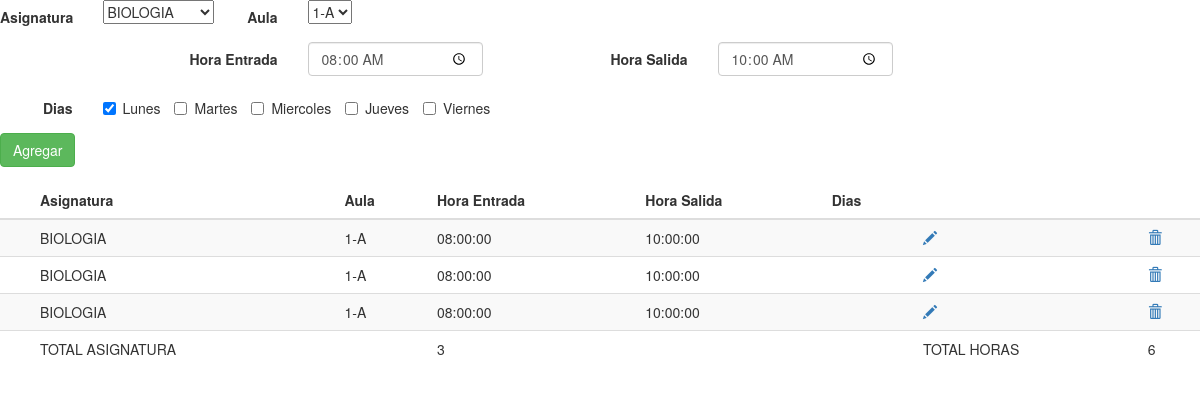
The app's page /detallehorario.php?cod=26 (signed in) with its own data.
### tables this page shows
CREATE TABLE `horarioprofesor` (
  `codigo` int(11) NOT NULL,
  `codigohorariosemestral` int(11) NOT NULL,
  `codigoasignatura` int(11) NOT NULL,
  `codigoaula` int(11) NOT NULL,
  `horaentrada` time NOT NULL,
  `horasalida` time NOT NULL,
  `dias` varchar(100) NOT NULL
);

CREATE TABLE `asignatura` (
  `codigo` int(11) NOT NULL,
  `nombre` varchar(100) NOT NULL,
  `cantidad` float NOT NULL
);

CREATE TABLE `aula` (
  `codigo` int(11) NOT NULL,
  `descripcion` varchar(100) NOT NULL
);

### detallehorario.php (the view, shortened to what this page needs)
<?php  session_start();
include("conexion.php");
$cod= isset( $_GET["cod"] )? $_GET["cod"]: null;
?>
<!DOCTYPE html>
<html lang="en">
<head>
  <link rel="stylesheet" href="https://maxcdn.bootstrapcdn.com/bootstrap/3.3.7/css/bootstrap.min.css">
</head>
<body>
<form class="form-horizontal" action="detallehorario.php?operacion=1&cod=<?php echo $cod ?>" method="POST" name="form1">
   <div class="form-group">
      <label class="col-md-1 control-label" for="asignatura">Asignatura</label>
      <div class="col-md-1">
        <select id="codigoasignatura" name="codigoasignatura">
            <?php
                    $sql = "SELECT * FROM asignatura";
                    $resultado = $conexion->query( $sql);
                    while($row = $resultado->fetch_array(MYSQLI_ASSOC)) {
                        echo   ' <option value="'.$row['codigo'].'">'.$row['nombre'].'</option>';
                    }
            ?>
        </select>
      </div>
       <label class="col-md-1 control-label" for="aula">Aula</label>
      <div class="col-md-1">
        <select id="codigoaula" name="codigoaula">
            <?php
                    $sql = "SELECT * FROM aula";
                    $resultado = $conexion->query( $sql);
                    while($row = $resultado->fetch_array(MYSQLI_ASSOC)) {
                        echo   ' <option value="'.$row['codigo'].'">'.$row['descripcion'].'</option>';
                    }
            ?>
        </select>
      </div>
      </div>
     <div class="form-group">
        <label class="col-md-3 control-label" for="horaentrada">Hora Entrada</label>
        <div class="col-md-2">
            <input id="horaentrada" name="horaentrada" type="time"  class="form-control input-md" value="08:00" >
        </div>
        <label class="col-md-2 control-label" for="horasalida">Hora Salida</label>
        <div class="col-md-2">
            <input id="horasalida" name="horasalida" type="time"  class="form-control input-md" value="10:00" >
        </div>
    </div>
<div class="form-group">
					<label for="dias" class="col-sm-1 control-label">Dias</label>
					<div class="col-sm-10">
						<label class="checkbox-inline">
							<input type="checkbox" id="dias[]" name="dias[]" value="lunes" checked> Lunes
						</label>
						<label class="checkbox-inline">
							<input type="checkbox" id="dias[]" name="dias[]" value="martes"> Martes
						</label>
						<label class="checkbox-inline">
							<input type="checkbox" id="dias[]" name="dias[]" value="miercoles"> Miercoles
						</label>
            <label class="checkbox-inline">
							<input type="checkbox" id="dias[]" name="dias[]"  value="jueves"> Jueves
						</label>
            <label class="checkbox-inline">
							<input type="checkbox" id="dias[]" name="dias[]" value="viernes"> Viernes
						</label>
				</div>
    </div>
 <div class="form-group">
        <div class="col-md-2">
        <button id="" name="" class="btn btn-success">Agregar</button>
        </div>
 </div>
    </form>
<?php
	$sql = "SELECT * FROM horarioprofesor,asignatura,aula where horarioprofesor.codigoasignatura=asignatura.codigo and horarioprofesor.codigoaula=aula.codigo and    codigohorariosemestral=".$cod;
  $resultado = $conexion->query( $sql);
?>
<table class="table table-striped">
					<thead>
						<tr>
							<th></th>
							<th>Asignatura</th>
							<th>Aula</th>
							<th>Hora Entrada</th>
              <th>Hora Salida</th>
              <th>Dias</th>
							<th></th>
							<th></th>
						</tr>
					</thead>
					<tbody>
            <?php
            $total=0;
            $cant=0;
            while($row = $resultado->fetch_array(MYSQLI_ASSOC)) {
              $inicial= date("H",strtotime($row['horaentrada']));
              $final= date("H",strtotime($row['horasalida']));
              $cant=$cant+1;
              $total=$total+($final-$inicial);
              ?>
							<tr>
								<td></td>
								<td><?php echo $row['nombre']; ?></td>
								<td><?php echo $row['descripcion']; ?></td>
								<td><?php echo $row['horaentrada']; ?></td>
                <td><?php echo $row['horasalida']; ?></td>
                <td><?php echo $row['dias']; ?></td>
								<td><a href="modificar.php?id=<?php echo $row['id']; ?>"><span class="glyphicon glyphicon-pencil"></span></a></td>
								<td><a href="#" data-href="eliminar.php?id=<?php echo $row['id']; ?>" data-toggle="modal" data-target="#confirm-delete"><span class="glyphicon glyphicon-trash"></span></a></td>
							</tr>
						<?php } ?>
            	<tr>
								<td></td>
								<td>TOTAL ASIGNATURA</td>
								<td></td>
								<td><?php echo $cant ?></td>
                <td></td>
                <td></td>
								<td>TOTAL HORAS</td>
								<td><?php echo $total ?></td>
							</tr>
					</tbody>
				</table>
</body>
</html>

### records on screen
horarioprofesor: asignatura.nombre "BIOLOGIA", aula.descripcion "1-A", horaentrada "08:00:00", horasalida "10:00:00"
horarioprofesor: asignatura.nombre "BIOLOGIA", aula.descripcion "1-A", horaentrada "08:00:00", horasalida "10:00:00"
horarioprofesor: asignatura.nombre "BIOLOGIA", aula.descripcion "1-A", horaentrada "08:00:00", horasalida "10:00:00"

### other values on screen
$cant "3"
$total "6"
form field codigoasignatura "BIOLOGIA"
form field codigoaula "1-A"
